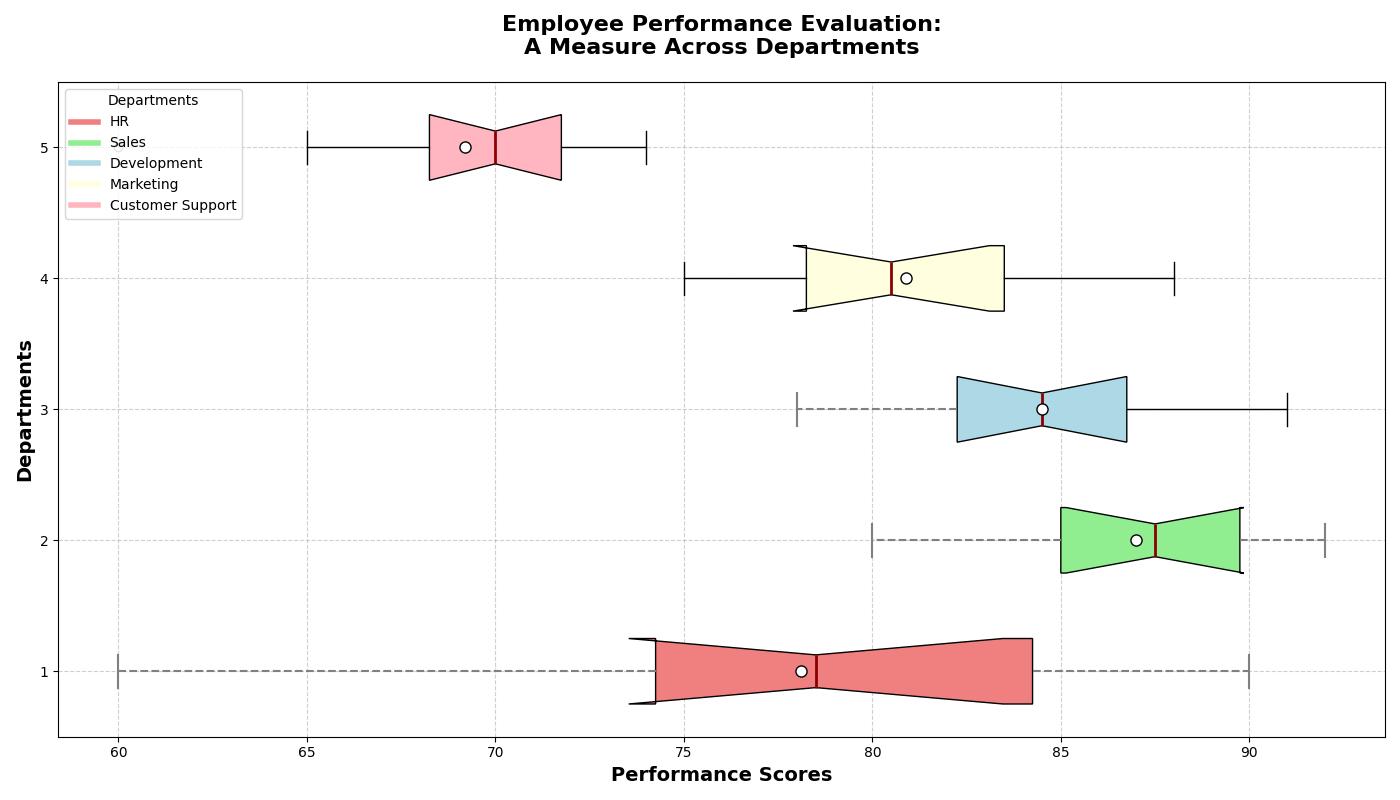

Reproduce this figure in Python.
import matplotlib.pyplot as plt
import numpy as np

# Departments
departments = ['HR', 'Sales', 'Development', 'Marketing', 'Customer Support']

# Manually shuffled performance scores for each department
HR_scores = [80, 77, 82, 90, 70, 74, 60, 85, 88, 75]
Sales_scores = [91, 88, 83, 85, 87, 85, 80, 89, 92, 90]
Development_scores = [83, 79, 87, 82, 90, 78, 84, 86, 91, 85]
Marketing_scores = [84, 78, 77, 81, 79, 75, 88, 82, 80, 85]
Support_scores = [68, 69, 71, 70, 65, 72, 70, 60, 73, 74]

performance_data = [HR_scores, Sales_scores, Development_scores, Marketing_scores, Support_scores]

fig, ax = plt.subplots(figsize=(14, 8))
box = ax.boxplot(performance_data, vert=False, patch_artist=True, notch=True, showmeans=True,
                 meanprops={"marker": "o", "markerfacecolor": "white", "markeredgecolor": "black", "markersize": 8})

colors = ['lightcoral', 'lightgreen', 'lightblue', 'lightyellow', 'lightpink']
for patch, color in zip(box['boxes'], colors):
    patch.set_facecolor(color)

# Titles and labels
ax.set_title('Employee Performance Evaluation:\nA Measure Across Departments', fontsize=16, fontweight='bold', pad=20)
ax.set_xlabel('Performance Scores', fontsize=14, fontweight='bold')
ax.set_ylabel('Departments', fontsize=14, fontweight='bold')

# Customize
for whisker, cap, median, flier in zip(box['whiskers'], box['caps'], box['medians'], box['fliers']):
    whisker.set(color='grey', linewidth=1.5, linestyle='--')
    cap.set(color='grey', linewidth=1.5)
    median.set(color='darkred', linewidth=2)
    flier.set(marker='o', color='gold', alpha=0.5)

ax.grid(linestyle='--', alpha=0.6)

# Legend
handles = [plt.Line2D([0], [0], color=color, lw=4) for color in colors]
ax.legend(handles, departments, title='Departments', loc='upper left', fontsize=10)

plt.tight_layout()
plt.show()
